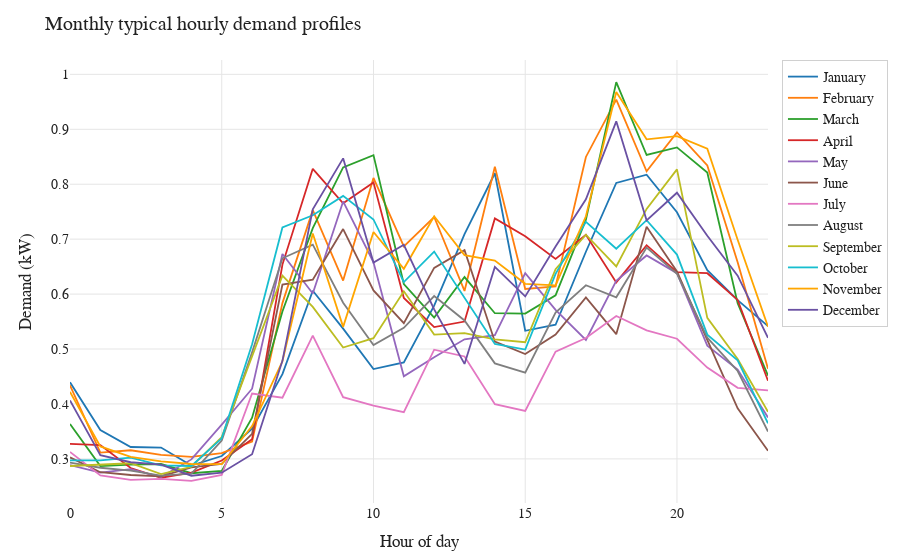

The notebook cell saved with this chart:
### Code cell
month_order = list(calendar.month_name[1:])
profiles_df["month"] = pd.Categorical(profiles_df.index.month_name(), categories=month_order, ordered=True)
monthly_profile = (
    profiles_df.groupby(["month", "hour"])["Demand"]
    .mean()
    .reset_index()
    .rename(columns={"Demand": "value"})
)

fig_monthly_profiles = plot_typical_profiles_monthly(
    monthly_profile,
    value_label="Demand (kW)",
    style="academic",
)

save_figure(fig_monthly_profiles, "demand_typical_hourly_by_month", width=1280, height=720)
fig_monthly_profiles

### Figure 1 — Plotly figure (JSON) as saved in the notebook; plotly's stock layout.template omitted (floating-point values rounded to 4 significant figures)
{"data": [{"line": {"color": "#1f77b4", "width": 1.8}, "mode": "lines", "name": "January", "type": "scatter", "x": [0, 1, 2, 3, 4, 5, 6, 7, 8, 9, 10, 11, 12, 13, 14, 15, 16, 17, 18, 19, 20, 21, 22, 23], "y": [0.4394, 0.3526, 0.3216, 0.3206, 0.2877, 0.3052, 0.3552, 0.4542, 0.6061, 0.5371, 0.4635, 0.4755, 0.579, 0.709, 0.82, 0.5332, 0.5442, 0.6771, 0.8023, 0.8174, 0.749, 0.6435, 0.589, 0.5416]}, {"line": {"color": "#ff7f0e", "width": 1.8}, "mode": "lines", "name": "February", "type": "scatter", "x": [0, 1, 2, 3, 4, 5, 6, 7, 8, 9, 10, 11, 12, 13, 14, 15, 16, 17, 18, 19, 20, 21, 22, 23], "y": [0.4339, 0.3114, 0.3157, 0.3071, 0.3036, 0.3104, 0.3314, 0.5836, 0.7529, 0.6246, 0.8114, 0.6868, 0.7404, 0.6057, 0.8318, 0.6093, 0.6139, 0.8496, 0.9539, 0.8236, 0.8943, 0.8343, 0.6579, 0.4639]}, {"line": {"color": "#2ca02c", "width": 1.8}, "mode": "lines", "name": "March", "type": "scatter", "x": [0, 1, 2, 3, 4, 5, 6, 7, 8, 9, 10, 11, 12, 13, 14, 15, 16, 17, 18, 19, 20, 21, 22, 23], "y": [0.3635, 0.2868, 0.2894, 0.2906, 0.2739, 0.2781, 0.3748, 0.5684, 0.72, 0.8306, 0.8529, 0.6184, 0.5571, 0.631, 0.5652, 0.5645, 0.5977, 0.7355, 0.9858, 0.8532, 0.8671, 0.8213, 0.5832, 0.4516]}, {"line": {"color": "#d62728", "width": 1.8}, "mode": "lines", "name": "April", "type": "scatter", "x": [0, 1, 2, 3, 4, 5, 6, 7, 8, 9, 10, 11, 12, 13, 14, 15, 16, 17, 18, 19, 20, 21, 22, 23], "y": [0.3273, 0.325, 0.2833, 0.2657, 0.275, 0.297, 0.3357, 0.6537, 0.828, 0.7653, 0.8033, 0.593, 0.54, 0.55, 0.7377, 0.7053, 0.664, 0.708, 0.6213, 0.689, 0.64, 0.638, 0.5893, 0.4423]}, {"line": {"color": "#9467bd", "width": 1.8}, "mode": "lines", "name": "May", "type": "scatter", "x": [0, 1, 2, 3, 4, 5, 6, 7, 8, 9, 10, 11, 12, 13, 14, 15, 16, 17, 18, 19, 20, 21, 22, 23], "y": [0.2887, 0.2748, 0.2813, 0.2668, 0.299, 0.3623, 0.4277, 0.6729, 0.601, 0.7687, 0.6577, 0.4503, 0.4852, 0.5177, 0.5252, 0.6381, 0.5713, 0.5165, 0.6242, 0.6703, 0.6381, 0.5061, 0.4626, 0.3755]}, {"line": {"color": "#8c564b", "width": 1.8}, "mode": "lines", "name": "June", "type": "scatter", "x": [0, 1, 2, 3, 4, 5, 6, 7, 8, 9, 10, 11, 12, 13, 14, 15, 16, 17, 18, 19, 20, 21, 22, 23], "y": [0.3027, 0.2757, 0.2707, 0.268, 0.2843, 0.2907, 0.3457, 0.6173, 0.6263, 0.7183, 0.6067, 0.547, 0.6477, 0.68, 0.5133, 0.491, 0.5263, 0.594, 0.527, 0.7227, 0.641, 0.5157, 0.392, 0.3147]}, {"line": {"color": "#e377c2", "width": 1.8}, "mode": "lines", "name": "July", "type": "scatter", "x": [0, 1, 2, 3, 4, 5, 6, 7, 8, 9, 10, 11, 12, 13, 14, 15, 16, 17, 18, 19, 20, 21, 22, 23], "y": [0.3126, 0.27, 0.2616, 0.2635, 0.26, 0.2706, 0.419, 0.4113, 0.5242, 0.4123, 0.3968, 0.3852, 0.4987, 0.4865, 0.3997, 0.3874, 0.4952, 0.52, 0.56, 0.5339, 0.5187, 0.4661, 0.4294, 0.4248]}, {"line": {"color": "#7f7f7f", "width": 1.8}, "mode": "lines", "name": "August", "type": "scatter", "x": [0, 1, 2, 3, 4, 5, 6, 7, 8, 9, 10, 11, 12, 13, 14, 15, 16, 17, 18, 19, 20, 21, 22, 23], "y": [0.2932, 0.2839, 0.2787, 0.2697, 0.2732, 0.3332, 0.4939, 0.6652, 0.69, 0.5842, 0.5071, 0.5387, 0.5965, 0.5519, 0.4739, 0.4571, 0.5665, 0.6161, 0.5942, 0.6845, 0.6371, 0.5206, 0.46, 0.3497]}, {"line": {"color": "#bcbd22", "width": 1.8}, "mode": "lines", "name": "September", "type": "scatter", "x": [0, 1, 2, 3, 4, 5, 6, 7, 8, 9, 10, 11, 12, 13, 14, 15, 16, 17, 18, 19, 20, 21, 22, 23], "y": [0.287, 0.2897, 0.292, 0.2723, 0.2857, 0.3397, 0.4857, 0.6337, 0.5767, 0.5027, 0.5197, 0.605, 0.5263, 0.529, 0.5177, 0.5123, 0.6453, 0.708, 0.6503, 0.755, 0.827, 0.5567, 0.4817, 0.3857]}, {"line": {"color": "#17becf", "width": 1.8}, "mode": "lines", "name": "October", "type": "scatter", "x": [0, 1, 2, 3, 4, 5, 6, 7, 8, 9, 10, 11, 12, 13, 14, 15, 16, 17, 18, 19, 20, 21, 22, 23], "y": [0.2971, 0.2974, 0.3023, 0.2881, 0.2871, 0.3374, 0.5087, 0.7213, 0.7435, 0.7787, 0.7358, 0.6219, 0.6774, 0.5929, 0.5094, 0.499, 0.6368, 0.7316, 0.6826, 0.7345, 0.6719, 0.5261, 0.4794, 0.3648]}, {"line": {"color": "#ffa600", "width": 1.8}, "mode": "lines", "name": "November", "type": "scatter", "x": [0, 1, 2, 3, 4, 5, 6, 7, 8, 9, 10, 11, 12, 13, 14, 15, 16, 17, 18, 19, 20, 21, 22, 23], "y": [0.422, 0.3227, 0.3037, 0.2953, 0.2907, 0.2903, 0.3597, 0.4777, 0.7103, 0.5403, 0.713, 0.646, 0.7417, 0.671, 0.661, 0.6187, 0.616, 0.7417, 0.968, 0.8817, 0.8877, 0.8647, 0.699, 0.5407]}, {"line": {"color": "#6a51a3", "width": 1.8}, "mode": "lines", "name": "December", "type": "scatter", "x": [0, 1, 2, 3, 4, 5, 6, 7, 8, 9, 10, 11, 12, 13, 14, 15, 16, 17, 18, 19, 20, 21, 22, 23], "y": [0.4065, 0.3068, 0.2939, 0.2894, 0.2694, 0.2748, 0.3084, 0.4784, 0.7542, 0.8471, 0.6574, 0.6897, 0.5723, 0.4729, 0.6494, 0.5958, 0.6868, 0.7726, 0.9145, 0.7342, 0.7845, 0.7061, 0.6335, 0.5205]}], "layout": {"font": {"color": "#222", "family": "CMU Serif, 'Times New Roman', serif", "size": 14}, "hovermode": "x unified", "legend": {"bgcolor": "rgba(255,255,255,0.85)", "bordercolor": "#d0d0d0", "borderwidth": 1}, "margin": {"b": 50, "l": 70, "r": 30, "t": 60}, "paper_bgcolor": "#ffffff", "plot_bgcolor": "#ffffff", "title": {"text": "Monthly typical hourly demand profiles"}, "xaxis": {"gridcolor": "#e5e5e5", "showgrid": true, "title": {"text": "Hour of day"}, "zeroline": false}, "yaxis": {"gridcolor": "#e5e5e5", "showgrid": true, "title": {"text": "Demand (kW)"}, "zeroline": false}}}
